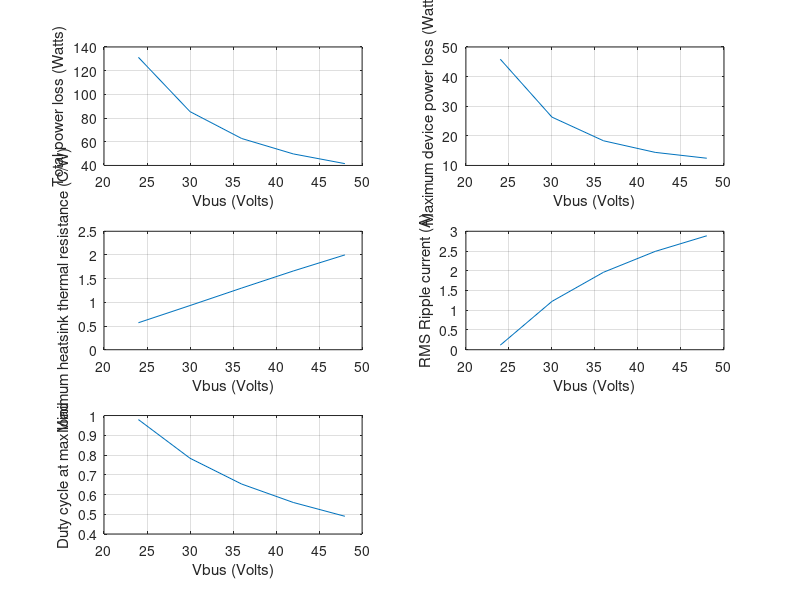

Write MATLAB code to recreate this figure.


function params()
% Calculation of H-bridge parameters, for the ON-BRAKE mode
% 

  
% Battery voltage
Vbus = 24:6:48;

% Current and duty cycle vectors  
I = zeros(1,length(Vbus));
D = zeros(1,length(Vbus));

% Ampflow E30-400 motor parameters
L = 120e-6;             % Motor inductance
Rm = 0.1;		% Armature resistance
Vg = 15;		% Generator voltage (arbitrary)

% H-bridge parameters (using IRFP4468 MOSFET) 
f = 20e3;               % PWM frequency
tr = 200e-9;		% Rise time
N = 1;                  % N MOSFETs in parallel
Rds = 4.68e-3;          % Drain-source ON resistance
Rbus = 0.020;		% Total bus resistance 

% Estimate current and duty cycle required to deliver 2kW to load,
% based on bus resistance and Vg given above
for i = 1:length(Vbus)
  I(i) = min(roots([-Rbus, Vbus(i), -2000]));
  assert(isreal(I(i)) && I(i) > 0)

  temp = roots([Vbus(i)^2, -Vbus(i)*Vg, -2000*Rm]);
  D(i) = min(temp(temp > 0 & temp < 1));
end

I = I
D = D

% P_ss = steady state power losses
% P_sw = switching power losses
P_ss = Rds.*(I./N).^2;
P_sw =  Vbus.*(I./N)*f*tr;

% ON-BRAKE mode: Q3 is always on; Q1 and Q2 are switching
% Assume feed transistor always on
P_q1 = P_ss .* D + P_sw;
P_q2 = P_ss .* (1-D) + P_sw;
P_q3 = P_ss;

% Largest amount of power in any MOSFET
P_max = max(P_q1, max(P_q2, P_q3))

% Total power that must be removed by the heatsink
Ptot = (P_q1 + P_q2 + P_q3 + P_ss)*N

subplot(3,2,1)
plot (Vbus, Ptot)
xlabel('Vbus (Volts)')
ylabel('Total power loss (Watts)')
grid on

subplot(3,2,2)
plot(Vbus, P_max)
xlabel('Vbus (Volts)')
ylabel('Maximum device power loss (Watts)')
grid on


% Thermal parameters
Tmax = 175 * 0.75;	% MOSFET maximum junction temperature
Ta = 45;		% Ambient temperature
DT = Tmax - Ta;		% 

% IRF4468 junction-heatsink thermal resistance (insulating pad)
%Rjs = 1;

% IXFN360N junction-heatsink thermal resistance (paste)
Rjs = 0.25;

% Required R_thermal if each MOSFET is mounted on it's own heatsink
Rs0 = DT ./ P_max - Rjs

% Required R_thermal if all MOSFETs are mounted on common heatsink
Rsa = (DT - P_max * Rjs)./Ptot

subplot(3,2,3)
plot(Vbus, Rsa)
xlabel('Vbus (Volts)')
ylabel('Minimum heatsink thermal resistance (C/W)')
grid on

%%%%%%%%%

% By definition, Vm is always the same for a given Vg and power to load
Vm = Vbus(1)*D(1);
Irip_RMS = D.*(Vbus - Vm)/(f*L*sqrt(3))

subplot(3,2,4)
plot(Vbus, Irip_RMS)
xlabel('Vbus (Volts)')
ylabel('RMS Ripple current (A)')
grid on

subplot(3,2,5)
plot(Vbus, D)
xlabel('Vbus (Volts)')
ylabel('Duty cycle at max load')
grid on






pause()

